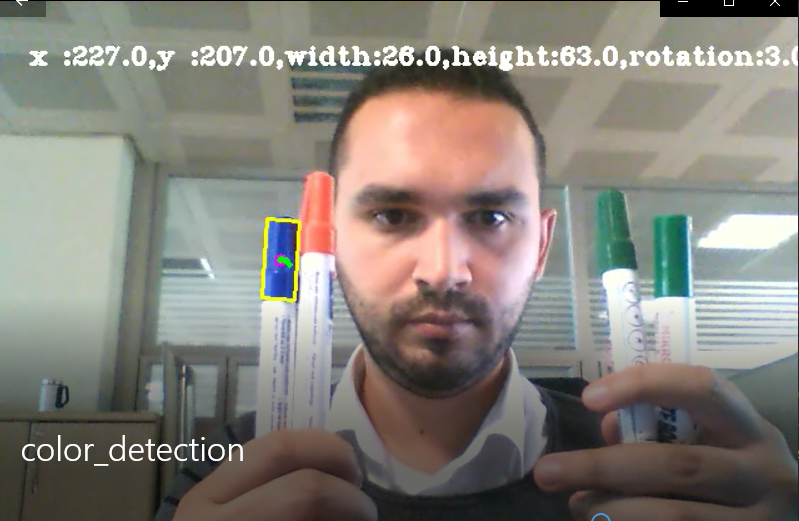
#> input picture color_detection.PNG, 799 x 521 px, given in place of the camera
$ python color_detection.py
#> lines starting #> are read from the running program, lines starting #| are printed output that depends on the picture; after the words box and inside, x2 and y2 are one past the last pixel; in counts of white or black regions, pixels touching at a corner belong together
import cv2
import numpy as np
from collections import deque

#Tespit edilen merkezin memoryde ne kadar boyutda depolanacagı için belirtilir.
buffer_size=16
pts=deque(maxlen=buffer_size)

#mavi renk tespiti hsv
blueLower = (84,  98,  0)
blueUpper = (179, 255, 255)

#VideoCapture
cap=cv2.VideoCapture(0)
cap.set(3,980)
cap.set(4,480)
width1=int(cap.get(cv2.CAP_PROP_FRAME_WIDTH))
height1=int(cap.get(cv2.CAP_PROP_FRAME_HEIGHT))

#Video kaydedici fourcc çerçeveleri kaydetmek için codec kodu
writer=cv2.VideoWriter("color_detection.mp4",cv2.VideoWriter_fourcc(*"DIVX"),
                       20,(width1,height1))

while True:

    success,Orgimage=cap.read()
#> Orgimage is the input picture: shape (521, 799, 3); mean B, G, R 122.2, 129.7, 133.8

    #Eğer okunan frame'ler başarılı ise
    if success:

        #gürültüleri azaltmak için öncelikle blur yapılır.
        blured=cv2.GaussianBlur(Orgimage,(11,11),0)
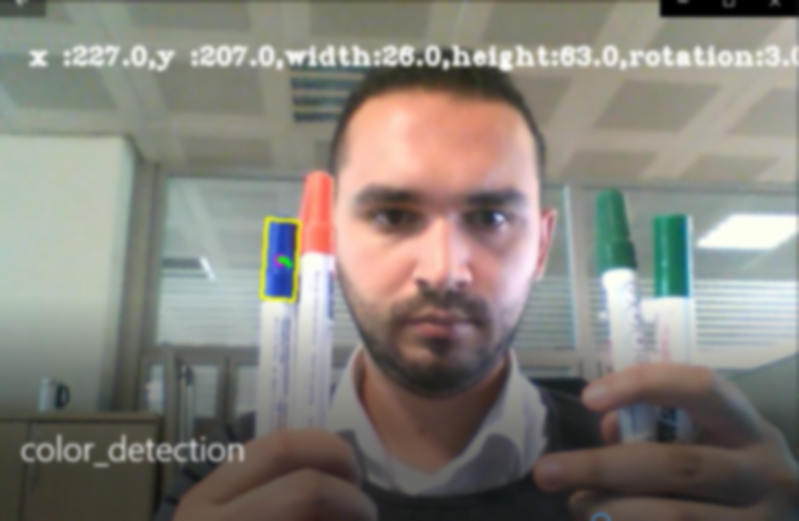
#> blured: shape (521, 799, 3); mean B, G, R 122.3, 129.8, 133.9

        #image BGR formatından HSV formatına döndürülür
        hsv=cv2.cvtColor(blured,cv2.COLOR_BGR2HSV)
#> hsv: shape (521, 799, 3); mean H, S, V 51.1, 39.6, 139.8
        #cv2.imshow("HSV Image",hsv)

        #mavi renk için maske oluşturulur.
        mask=cv2.inRange(hsv,blueLower,blueUpper)
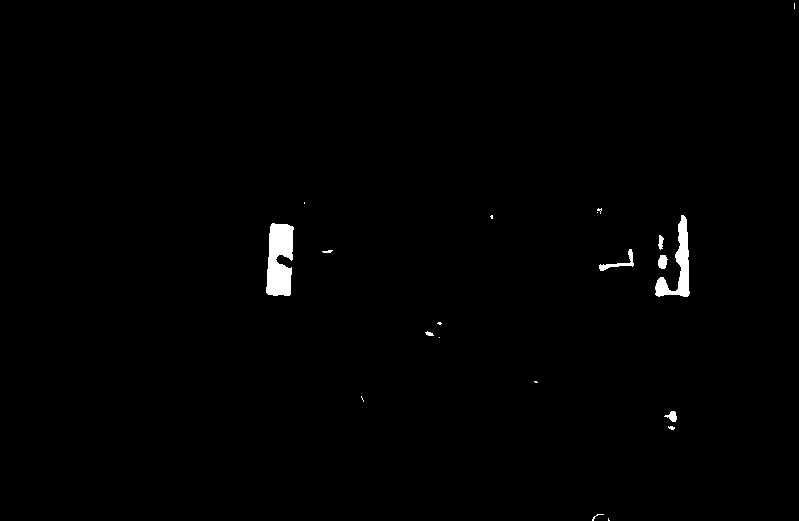
#> mask: shape (521, 799); 0.77% white; 20 white regions (11 under 20 px), largest, box (x1, y1, x2, y2) and area: (266, 223, 294, 296) 1587, (655, 215, 690, 297) 1039, (599, 249, 634, 271) 185
        #cv2.imshow("Mask Image",mask)

        #Maskenin etrafında gürültüleri silmek için erizyon ve genişleme yapılır.
        mask=cv2.erode(mask,None,iterations=8)
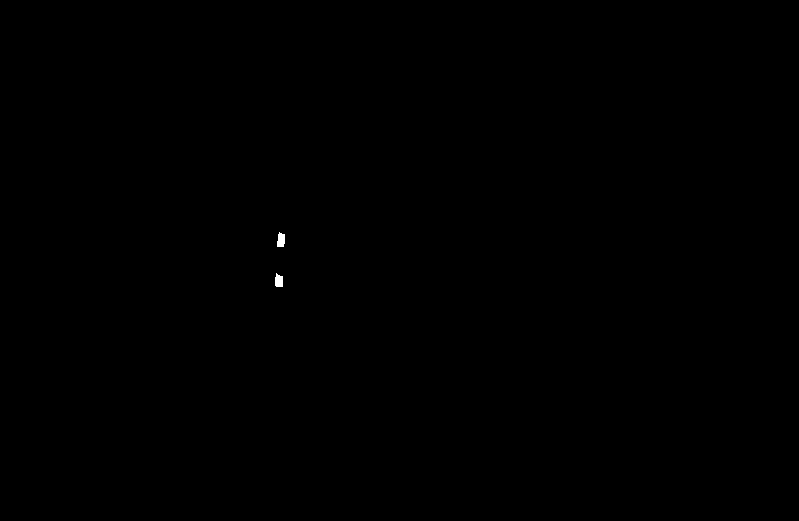
#> mask: shape (521, 799); 0.05% white; 2 white regions, box (x1, y1, x2, y2) and area: (277, 232, 285, 247) 98, (275, 273, 283, 287) 93
        mask=cv2.dilate(mask,None,iterations=8)
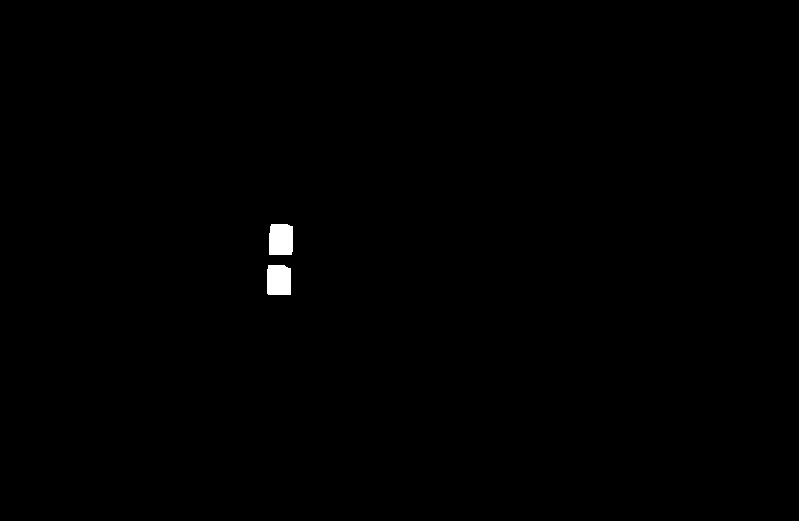
#> mask: shape (521, 799); 0.34% white; 2 white regions
        #cv2.imshow("Mask ,erozyon,genişleme",mask)

        #kontor tespiti
        (contours,_) = cv2.findContours(mask.copy(),
                                        cv2.RETR_EXTERNAL,
                                        cv2.CHAIN_APPROX_SIMPLE)
#> contours = 2 contours; box (x1, y1, x2, y2) and area: (269, 224, 293, 255) 670, (267, 265, 291, 295) 650
        center = None

        if len(contours) > 0:

            # en büyük kontor al
            c=max(contours,key=cv2.contourArea)
#> c = contour of 14 points, box (x1, y1, x2, y2) (269, 224, 293, 255), area 670

            #tespitin etrafına dikdörtgen çizdir.
            rect=cv2.minAreaRect(c)
#> rect = ((280.5, 239), (30, 23), -90)

            #çizilen rectangel değerlerini ekrana yazdır.
            ((x,y),(width,height),rotation)=rect
#> x = 280.5; y = 239; width = 30; height = 23; rotation = -90

            s="x :{},y :{},width:{},height:{},rotation:{}".format(np.round(x),
                                                                  np.round(y),
                                                                  np.round(width),
                                                                  np.round(height),
                                                                  np.round(rotation))

            #Kutu oluşturulur.
            box=cv2.boxPoints(rect)
#> box = [[292, 254], [269, 254], [269, 224], [292, 224]]
            box=np.int64(box)

            #Tespit edilen nesnenin etrafına çizilen dikdörtgenin ortan noktası tespiti
            M = cv2.moments(c)
#> M = moments, m00 670.5, centre m10/m00, m01/m00 = (280.5, 239.3)
            center = (int(M["m10"]/M["m00"]), int(M["m01"]/M["m00"]))
#> center = (280, 239)

            # konturu çizdir: sarı
            cv2.drawContours(Orgimage, [box], 0, (0,255,255),2)

            # merkere bir tane nokta çizelim: pembe
            cv2.circle(Orgimage, center, 5, (255,0,255),-1)
#> Orgimage: shape (521, 799, 3); mean B, G, R 122.1, 129.8, 133.9

            # bilgileri ekrana yazdır
            cv2.putText(Orgimage, s, (25,50), cv2.FONT_HERSHEY_COMPLEX_SMALL, 1, (255,255,255), 2)
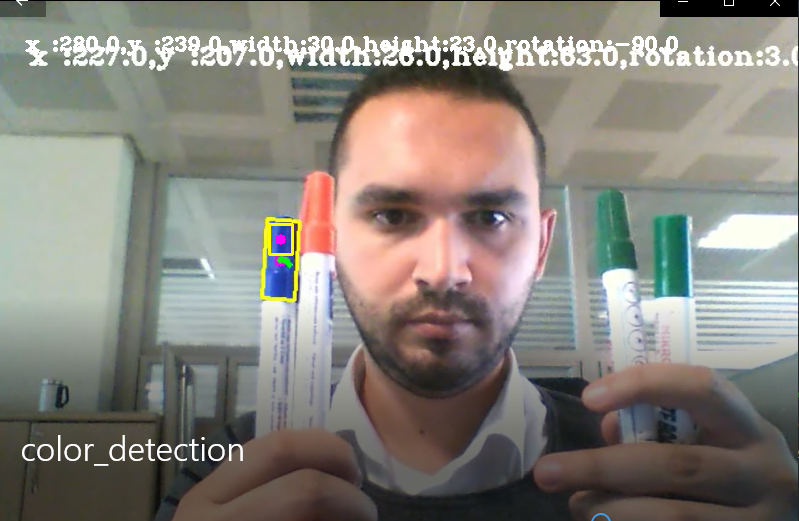
#> Orgimage: shape (521, 799, 3); mean B, G, R 123.4, 130.9, 135


        # deque
        pts.appendleft(center)

        for i in range(1, len(pts)):

            if pts[i-1] is None or pts[i] is None: continue

            cv2.line(Orgimage, pts[i-1], pts[i],(0,255,0),3) #

        cv2.imshow("Orijinal Tespit",Orgimage)

        writer.write(Orgimage)


    if cv2.waitKey(1) & 0xFF==ord("q"):break
#> (key q is pressed here)

cap.release()  # stop capture
writer.release()
#> (the run stopped early here; a loop or call above may not have finished)
